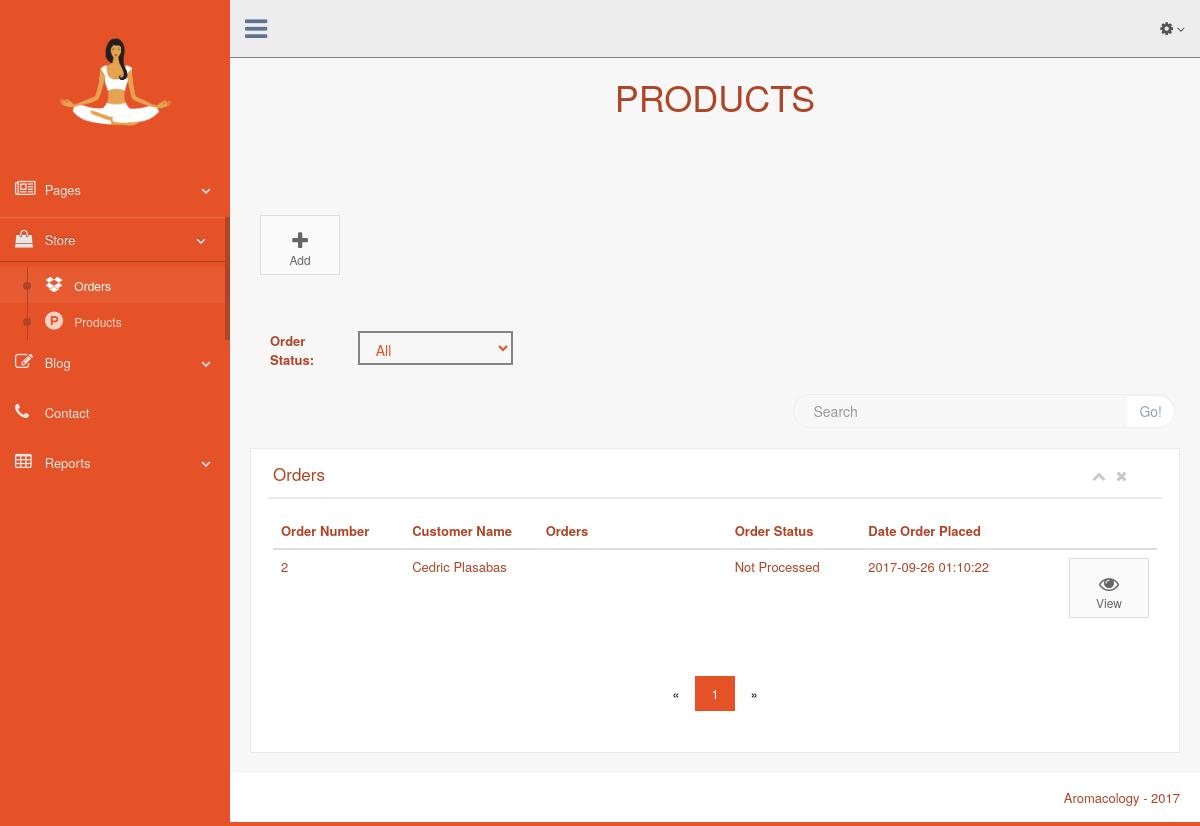
The page /admin/orders.php on the database its author committed.
### tables this page shows
CREATE TABLE IF NOT EXISTS `orders` (
  `order_id` int(11) NOT NULL AUTO_INCREMENT,
  `user_id` int(11) NOT NULL,
  `order_status` int(11) NOT NULL DEFAULT '1',
  `order_date` timestamp NOT NULL DEFAULT CURRENT_TIMESTAMP ON UPDATE CURRENT_TIMESTAMP,
  `order_completed` timestamp NOT NULL DEFAULT '0000-00-00 00:00:00',
  PRIMARY KEY (`order_id`),
  KEY `order_id` (`order_id`),
  KEY `user_id` (`user_id`)
);

CREATE TABLE IF NOT EXISTS `user_detail` (
  `user_detail_id` int(11) NOT NULL,
  `first_name` varchar(100) NOT NULL,
  `last_name` varchar(100) NOT NULL,
  `address` varchar(100) NOT NULL,
  `gender` int(11) NOT NULL,
  `birthday` timestamp NOT NULL DEFAULT CURRENT_TIMESTAMP ON UPDATE CURRENT_TIMESTAMP,
  `email` varchar(100) NOT NULL,
  `phone` int(11) NOT NULL
);

### admin/orders.php (the view, shortened to what this page needs)
<!DOCTYPE html>
<html lang="en">
    <head>
        <link href="font-awesome/css/font-awesome.min.css" rel="stylesheet">
        <link href="css/bootstrap.min.css" rel="stylesheet">
        <link href="css/main.css" rel="stylesheet">
        <link href="css/custom.min.css" rel="stylesheet">
<?php
        require_once 'config.php';
        $order_status = "0";
        ?>
    </head>
    <body class="nav-md">
        <div class="container body">
            <div class="main_container">
                <div class="col-md-3 left_col">
                    <div class="left_col scroll-view">
                        <div class="navbar nav_title" style="border: 0; margin: 15% 0 20% 0;">
                            <a href="home.php" >  <img class="img-responsive" style="margin:0 auto; width:50%;" src="images/aromacology-transparent.png" alt="aromacology"> </a>
                        </div>
                        <br/>
                        <div id="sidebar-menu" class="main_menu_side hidden-print main_menu">
                            <div class="menu_section">
                                <ul class="nav side-menu">
                                    <li><a><i class="fa fa-newspaper-o"></i> Pages <span class="fa fa-chevron-down"></span></a>
                                    </li>
                                    <li><a><i class="fa fa-shopping-bag"></i> Store <span class="fa fa-chevron-down"></span></a>
                                        <ul class="nav child_menu">
                                            <li><a href="orders.php"><i class="fa fa-dropbox"></i> Orders</a></li>
                                            <li><a href="products.php"><i class="fa fa-product-hunt"></i> Products</a></li>
                                        </ul>
                                    </li>
                                    <li><a><i class="fa fa-pencil-square-o"></i> Blog <span class="fa fa-chevron-down"></span></a>
                                    </li>
                                    <li><a href="contact.php"><i class="fa fa-phone"></i> Contact</a>
                                    <li><a><i class="fa fa-table"></i> Reports <span class="fa fa-chevron-down"></span></a>
                                    </li>
                                </ul>
                            </div>
                        </div>
                    </div>
                </div>
                <div class="top_nav">
                    <div class="nav_menu">
                        <nav>
                            <div class="nav toggle">
                                <a id="menu_toggle"><i class="fa fa-bars"></i></a>
                            </div>
                            <ul class="nav navbar-nav navbar-right">
                                <li class="">
                                    <a href="javascript:;" class="user-profile dropdown-toggle" data-toggle="dropdown" aria-expanded="false">
                                        <i class="fa fa-gear"></i>
                                        <span class=" fa fa-angle-down"></span>
                                    </a>
                                </li>
                            </ul>
                        </nav>
                    </div>
                </div>
                <div class="right_col" role="main">
                    <div class="page-title text-center ">
                        <h1>Products</h1>
                    </div>
                    <div class="add-product-button pull-left ">
                        <a class="btn btn-app" href="add-product.php">
                            <i class="fa fa-plus"></i> Add
                        </a>
                    </div>
                    <div class="clearfix"></div>
                    <div class="title_left">
                        <div class="col-md-9 col-sm-9 col-xs-12 form-group ">
                            <div class="input-group">
                                <label class="control-label col-md-4 col-sm-4 col-xs-12 ">Order Status: </label>
                                <div class="col-md-8 col-sm-8 col-xs-12 ">
                                    <select class="form-control order_status_form" onchange="change_status(this)">
                                        <option
                                        <?php
                                        if ($order_status == 0) {
                                            echo "selected";
                                        }
                                        ?>
                                            value="0" >All</option>
                                    </select>
                                </div>
                            </div>
                        </div>
                    </div>
                    <div class="title_right">
                        <div class="col-md-5 col-sm-5 col-xs-12 form-group pull-right top_search">
                            <form method="POST" action="orders.php">
                                <div class="input-group">
                                    <input type="text" class="form-control" name="search_string" placeholder="Search">
                                    <span class="input-group-btn">
                                        <button class="btn btn-default" type="submit" name="search_submit">Go!</button>
                                    </span>
                                </div>
                            </form>
                        </div>
                    </div>
                    <div class="clearfix"></div>
                    <div class="row">
                        <div class="col-md-12 col-sm-12 col-xs-12">
                            <div class="x_panel">
                                <div class="x_title">
                                    <h2>Orders <small>list of all orders</small></h2>
                                    <ul class="nav navbar-right panel_toolbox">
                                        <li><a class="collapse-link"><i class="fa fa-chevron-up"></i></a>
                                        </li>
                                        <li><a class="close-link"><i class="fa fa-close"></i></a>
                                        </li>
                                    </ul>
                                    <div class="clearfix"></div>
                                </div>
                                <div class="x_content">
                                    <table class="table">
                                        <thead>
                                            <tr>
                                                <th>Order Number</th>
                                                <th>Customer Name</th>
                                                <th>Orders</th>
                                                <th>Order Status</th>
                                                <th>Date Order Placed</th>
                                                <th></th>
                                            </tr>
                                        </thead>
                                        <tbody>
                                            <?php
                                            if (isset($_GET['search'])) {
                                                $search_string = $_GET["search"];
                                                $sql_products = "select orders.order_id,user_detail.first_name,user_detail.last_name, orders.order_status,orders.order_date from orders left join user_detail on user_detail.user_detail_id = orders.user_id left join users on users.user_id = user_detail.user_detail_id where users.type = 1 and user_detail.first_name like '%" . $search_string . "%'";
                                            } else {
                                                if ($order_status == 0) {
                                                    $sql_products = "select orders.order_id,user_detail.first_name,user_detail.last_name, orders.order_status,orders.order_date from orders left join user_detail on user_detail.user_detail_id = orders.user_id left join users on users.user_id = user_detail.user_detail_id where users.type = 1 ";
                                                }
                                            }
                                            $result_products = $mysql->query($sql_products);
                                            if ($result_products->num_rows > 0) {
                                                while ($row = $result_products->fetch_assoc()) {
                                                    $order_id = $row['order_id'];
                                                    $fname = $row['first_name'];
                                                    $lname = $row['last_name'];
                                                    if ($row['order_status'] == 1) {
                                                        $order_status = "Not Processed";
                                                    } else if ($row['order_status'] == 2) {
                                                        $order_status = "Processed";
                                                    } else if ($row['order_status'] == 3) {
                                                        $order_status = "Delivered";
                                                    } else if ($row['order_status'] == 4) {
                                                        $order_status = "Closed";
                                                    }
                                                    $order_date = $row['order_date'];
                                                    ?>
                                                    <tr class="content">
                                                        <td class="col-md-2 col-xs-2"><?php echo $order_id ?>   </td>
                                                        <td class="capitalize col-md-2 col-xs-2" ><?php echo $fname . " " . $lname ?></td>
                                                        <td class="col-md-3 col-xs-3"></td>
                                                        <td class="capitalize col-md-2 col-xs-2"><?php echo $order_status ?></td>
                                                        <td class="col-md-3 col-xs-3"><?php echo $order_date ?></td>
                                                        <td class=" last col-md-1 col-xs-1">
                                                            <a href="order_page.php?id=<?php echo $order_id ?>" class="btn btn-app" ><i class="fa fa-eye"></i> View</a>
                                                        </td>
                                                    </tr>
                                                    <?php
                                                }
                                            }
                                            ?>
                                        </tbody>
                                    </table>
                                    <?php
                                    if ($result_products->num_rows > 0) {
                                        ?>
                                        <div class="container-fluid pagination-container text-center">
                                            <nav>
                                                <ul class="pagination">
                                                    <a  class="pag_prev" href="#" aria-label="Previous">
                                                        <span aria-hidden="true">&laquo;</span>
                                                    </a>
                                                    <a  class="pag_next" href="#" aria-label="Next">
                                                        <span aria-hidden="true">&raquo;</span>
                                                    </a>
                                                </ul>
                                            </nav>
                                        </div>
                                        <?php
                                    } else {
                                        ?>
                                        <div class="container-fluid text-center text-muted">
                                            <h1> NO PRODUCTS </h1>
                                        </div>
                                        <?php
                                    }
                                    ?>
                                </div>
                            </div>
                        </div>
                    </div>
                </div>
                <footer>
                    <div class="pull-right">
                        Aromacology - 2017
                    </div>
                    <div class="clearfix"></div>
                </footer>
            </div>
        </div>
    </body>
</html>

### admin/css/main.css (style rules this page uses)
.form-control, .input-group-addon { outline: 0; border-width: 2px; border-color: #848484; border-radius: 0; background: none; color:#e55227; -webkit-box-shadow: none !important; -moz-box-shadow: none !important; box-shadow: none !important; }
.page-title { margin: 5% 0 10% 0; text-transform: uppercase !important; }
.pagination { display: inline-block; }
.pagination a { color: black; float: left; padding: 8px 16px; text-decoration: none; transition: background-color .3s; }
.add-product-button { margin-bottom: 5%; }
.capitalize { text-transform: capitalize; }

### rows shown on the page
orders: order_id "2", user_detail.first_name "Cedric", user_detail.last_name "Plasabas", order_status "Not Processed", order_date "2017-09-26 01:10:22"
